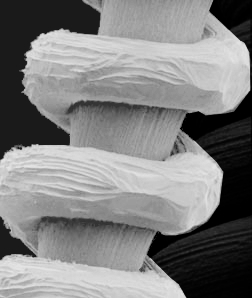
#> input picture image_processing/error_diffusion_image quantization/input/tungsten_original.JPG, 252 x 298 px, found by its file name
$ python main.py
#> lines starting #> are read from the running program, lines starting #| are printed output that depends on the picture; after the words box and inside, x2 and y2 are one past the last pixel; in counts of white or black regions, pixels touching at a corner belong together
### image_processing/error_diffusion_image quantization/src/error_diffusion.py
import numpy as np
import matplotlib.pyplot as plt
from PIL import Image
from numpy.typing import NDArray


def quantize(value, levels):
    """
    Find the closest available gray level for a given pixel value.

    :param value: The original pixel value
    :param levels: Array of available gray levels
    :return: The closest available gray level
    """
    return levels[np.argmin(np.abs(levels - value))]


def error_diffusion(image, m):
    """
    Perform error diffusion dithering on the input image.

    :param image: Input grayscale image as a 2D numpy array
    :param m: Number of gray levels to use
    :return: Dithered image as a 2D numpy array
    """
    # Define the available gray levels based on m
    levels = np.array([0, 64, 128, 192, 255])[:m]

    # Get image dimensions
    height, width = image.shape

    # Create output image, using float for precise error calculation
    output = np.zeros_like(image, dtype=float)

    # Iterate through each pixel in the image
    for y in range(height):
        for x in range(width):
            # Get the original pixel value
            old_pixel = image[y, x]

            # Find the closest available gray level
            new_pixel = quantize(old_pixel, levels)

            # Set the new pixel value in the output image
            output[y, x] = new_pixel

            # Calculate the quantization error
            error = old_pixel - new_pixel

            # Distribute the error to neighboring pixels (Floyd-Steinberg dithering)
            if x + 1 < width:
                output[y, x + 1] += error * 7 / 16
            if y + 1 < height:
                if x > 0:
                    output[y + 1, x - 1] += error * 3 / 16
                output[y + 1, x] += error * 5 / 16
                if x + 1 < width:
                    output[y + 1, x + 1] += error * 1 / 16

    # Convert the output back to uint8 (0-255 range)
    return output.astype(np.uint8)


# [51 lines left out: function process_image2, not called in this run]


def process_image(image_path: str, m: int, save_to_dir: bool = False) -> None:
    """
    Load an image, perform error diffusion, display results, and save output.

    :param image_path: Path to the input image file
    :param m: Number of gray levels to use
    :param save_to_dir: Whether to save the output image to directory
    """
    # Load image and convert to grayscale
    original = np.array(Image.open(image_path).convert('L'))

    # Perform error diffusion
    dithered = error_diffusion(original, m)

    # Set up side-by-side display of original and dithered images
    fig, (ax1, ax2) = plt.subplots(1, 2, figsize=(12, 6))

    # Setup axes for original image
    setup_axes(ax1, original, 'Original')

    # Setup axes for dithered image
    setup_axes(ax2, dithered, f'Dithered ({m} levels)')

    # Adjust layout and show plot
    plt.tight_layout()
    plt.show()

    # Save the dithered image if requested
    if save_to_dir:
        # Extract the image name from the path
        image_name = image_path.split('/')[-1].split('.')[0]

        # Create the output path with the image name
        output_directory = 'output'
        output_path = f'{output_directory}/{image_name}_dithered_{m}_levels.png'
        Image.fromarray(dithered).save(output_path)


def setup_axes(ax, img, title):
    # Calculate appropriate xticks and yticks based on image dimensions
    x_ticks = np.linspace(0, img.shape[1] - 1, 5, dtype=int)
    y_ticks = np.linspace(0, img.shape[0] - 1, 5, dtype=int)
    # Define the specific tick values we want to show
    tick_values = [0, 64, 128, 192, 255]
    ax.imshow(img, cmap='gray')
    ax.set_title(title)
    ax.set_xticks(x_ticks)
    ax.set_yticks(y_ticks)
    ax.set_xticklabels(tick_values)
    ax.set_yticklabels(tick_values)  # Reverse order for y-axis
    ax.set_xlim(0, img.shape[1] - 1)
    ax.set_ylim(img.shape[0] - 1, 0)  # Flip Y-axis to start from top-left

### image_processing/error_diffusion_image quantization/src/main.py
from error_diffusion import process_image


def main():
    image_path = 'input/tungsten_original.JPG'

    for m in range(2, 6):
        process_image(image_path, m)
#> after the loop in error_diffusion, `for y in range(height):`:
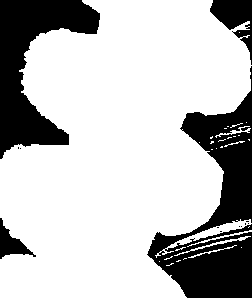
#> output: shape (298, 252) float64; values 0 (black) and 64 (white), 74.5% white; 13 black regions (9 under 20 px), largest, box (x1, y1, x2, y2) and area: (147, 66, 252, 298) 10138, (0, 0, 100, 159) 7247, (210, 0, 252, 65) 1213, (0, 218, 36, 259) 570
#> in process_image, `plt.show()`:
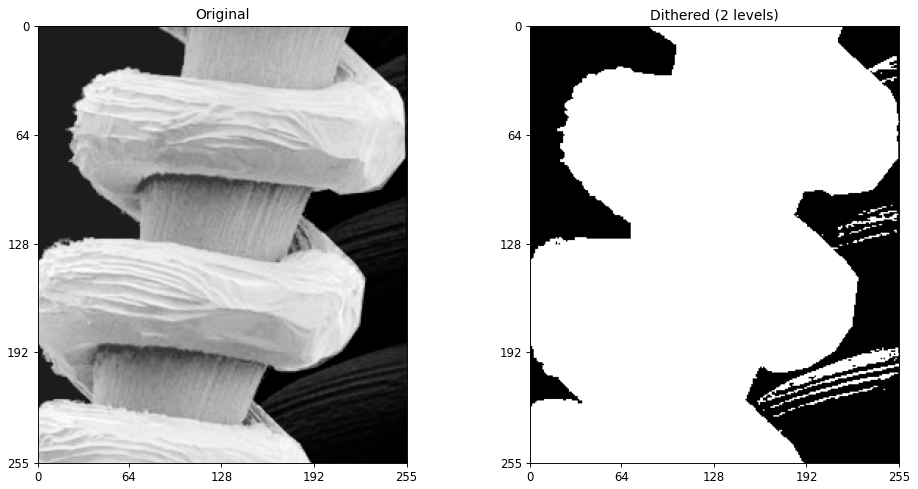
#> figure drawn by matplotlib, 2 panels


if __name__ == "__main__":
    main()
